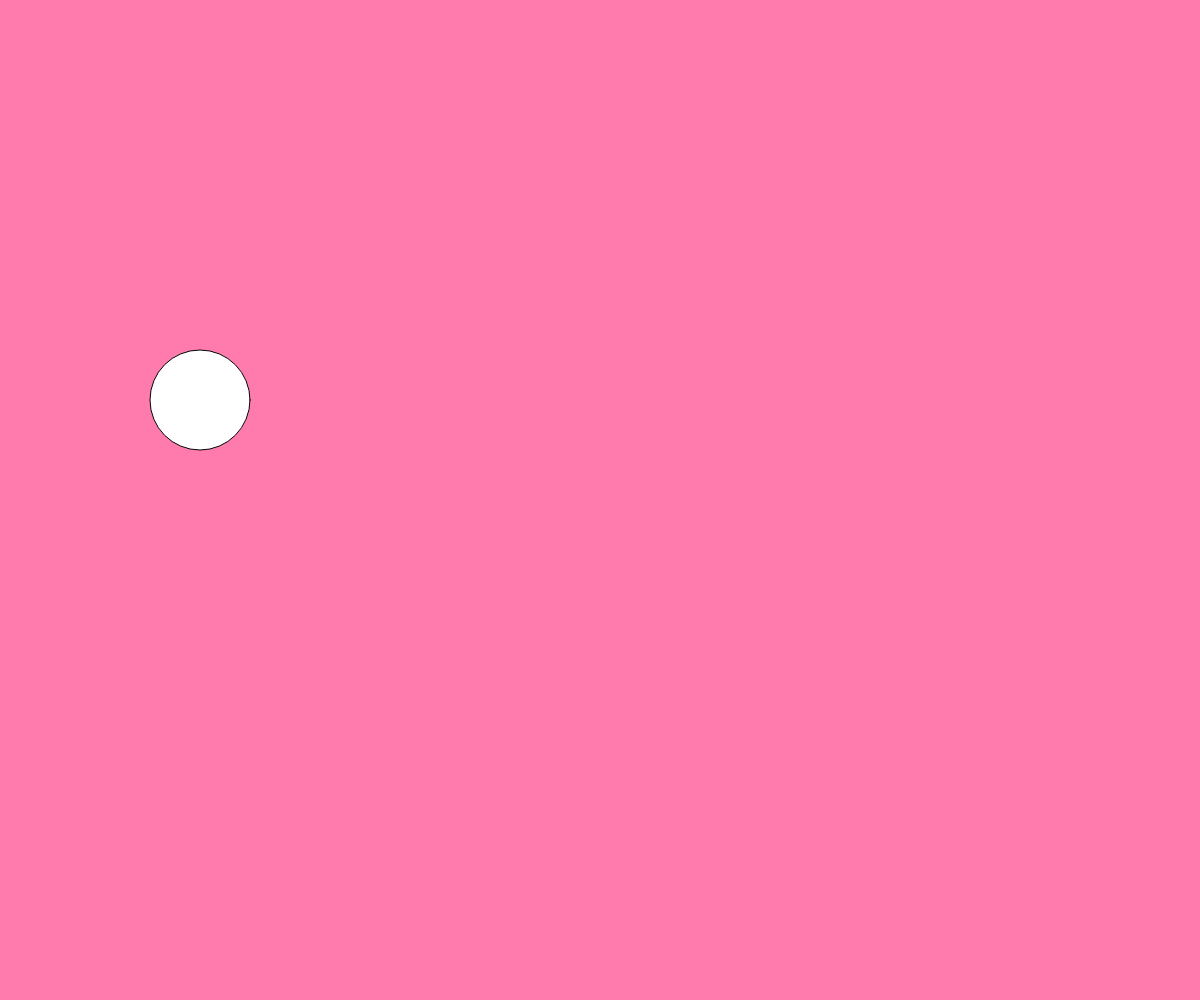
Frame 1 (no input)
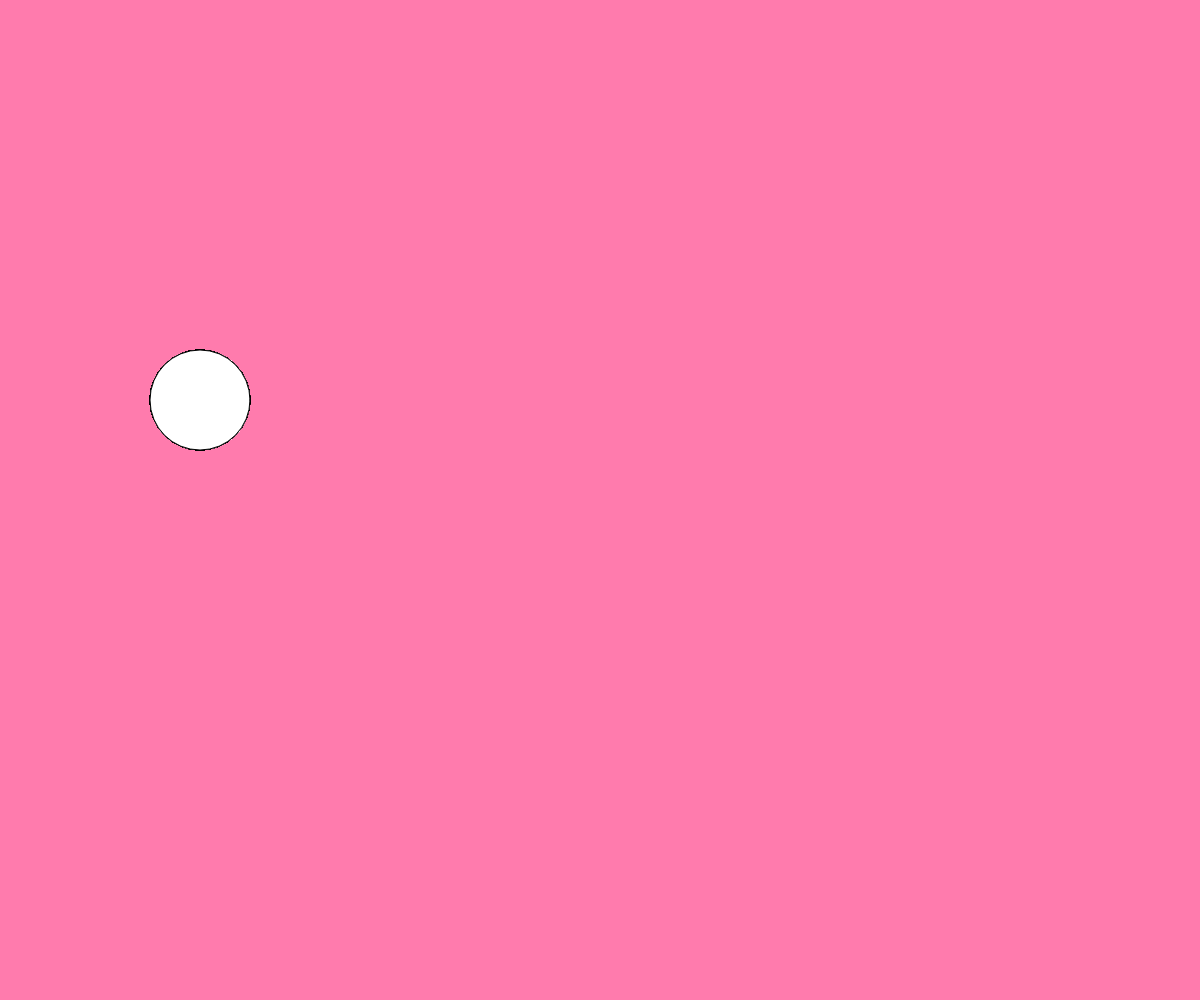
Frame 60 (no input)
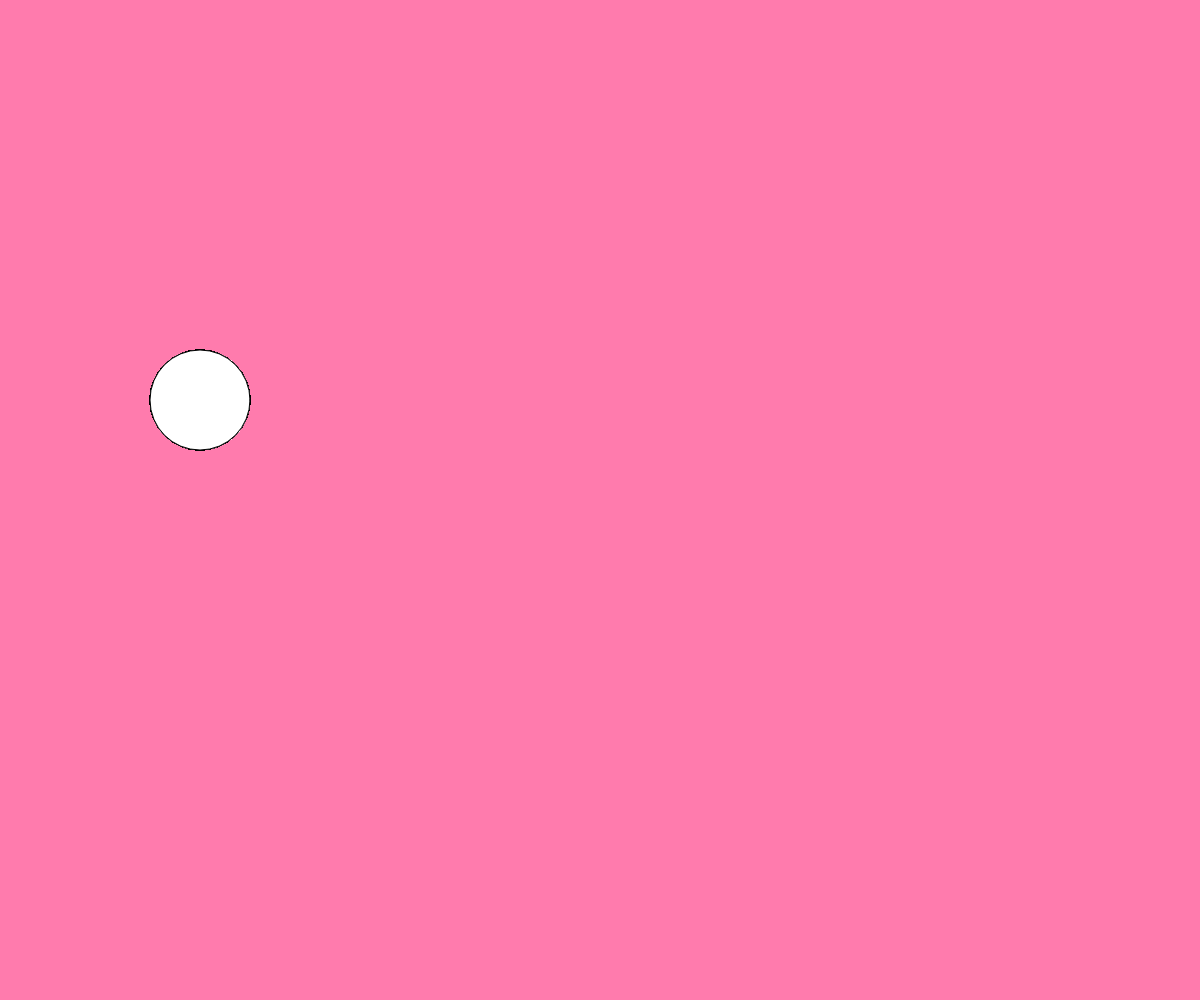
Frame 120 (the mouse pressed at the canvas centre since frame 60)

The p5.js sketch that drew these frames (run headless with seeded random() and noise() and a simulated clock; from frame 60 on, the mouse is pressed at the canvas centre):

// p5.js sketch
// ── sketch.js
function setup() { // runs once at the start
  createCanvas(windowWidth, windowHeight);// camelBackNotation
  // createCanvas is a fuction 
  // that creates a canvas for our p5.js sketch
  // to draw into. it takes two parameters,
  // width and height. windowWidth and windowHeight
  background(255,123,173);
}

function draw() { // runs in a loop after startup
  circle(200,400,100);
  // x position, y position, diameter

}
